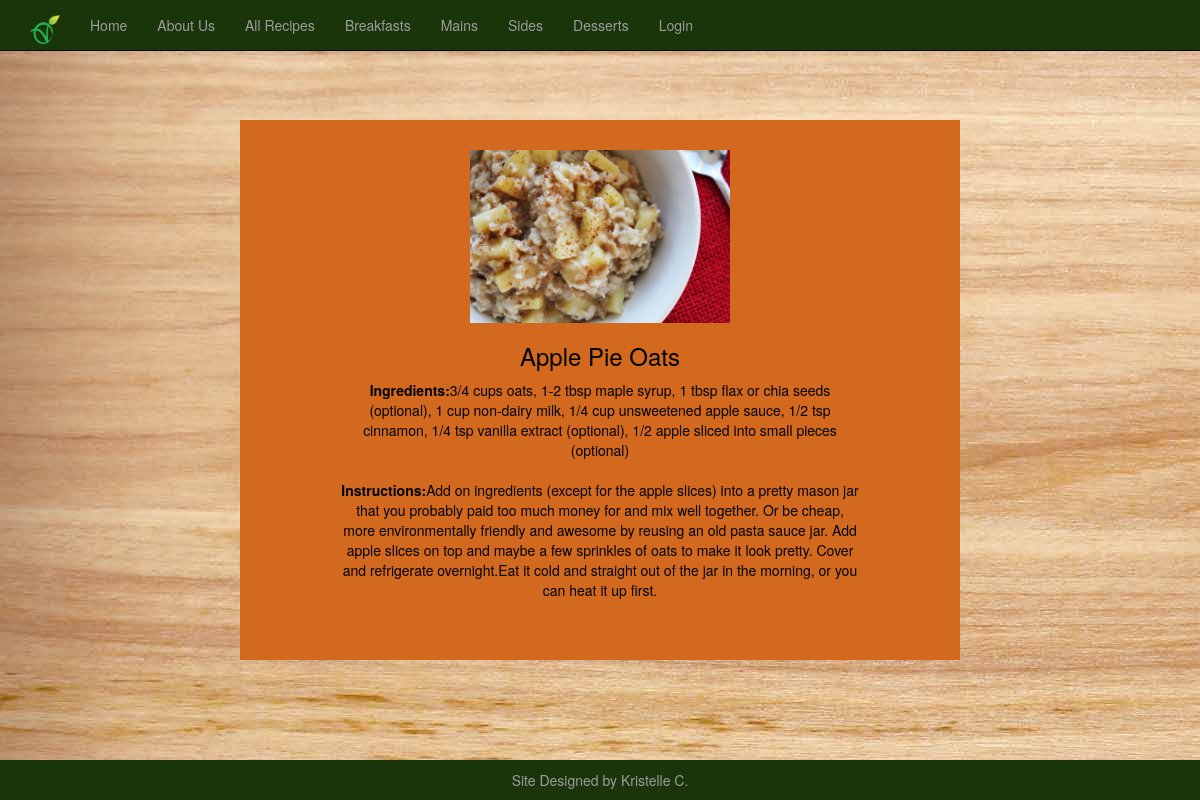
The app's page /breakfasts/applepieoats with its own data.
### tables this page shows
CREATE TABLE veganfood(title text NOT NULL, ingredients text NOT NULL, instructions text NOT NULL);

### index.py (the view)
@app.route('/')
@app.route('/breakfasts')
@app.route('/breakfasts/applepieoats')
def applepieoats():
 g.db = connect_db()
 cur = g.db.execute("select * from veganfood where title='Apple Pie Oats'")
 veganfood = [dict(title=row[0], ingredients=row[1], instructions=row[2]) for row in cur.fetchall()]
 g.db.close()
 return render_template('applepieoats.html', veganfood=veganfood), 200

### index.py (called while the page is built)
def connect_db():
 return sqlite3.connect(app.database)

### templates/applepieoats.html (shortened to what this page needs)
{% extends "base.html" %}
{%block content%}
<div class="row">
  <div class="column" style="background-color:chocolate; color:black;">
	<img src="{{ url_for('static', filename='img/applepieoats.png') }}"/>
    <p> {% for veganfood in veganfood %}
			<h3>{{ veganfood.title }} <br></h3>
			 <strong>Ingredients:</strong>{{ veganfood.ingredients }}<br><br>
			 <strong>Instructions:</strong>{{ veganfood.instructions }}<br>
	    {% endfor %}</p>
  </div>
</div>
<footer>Site Designed by Kristelle C.</footer>
 {% endblock %}

### templates/base.html (style rules this page uses)
.row { margin-right: -15px; margin-left: -15px; margin: 10% 20%; }
.column { width: 100%; padding: 30px 100px 50px; text-align: center; }
.column img { width: 50%; height: auto; }
* { box-sizing: border-box; }

### templates/applepieoats.html (style rules this page uses)
footer { clear: both; text-align: center; font-size:14px; position:fixed; right: 0; left: 0; padding: 1rem; background-color:#193509; margin-top:20px; bottom:0; color:#9d9d9d; width:100%; }

### records on screen
veganfood: title "Apple Pie Oats", ingredients "3/4 cups oats, 1-2 tbsp maple syrup, 1 tbsp flax or chia seeds (optional), 1 cup non-dairy milk, 1/4 cup unsweetened apple sauce, 1/2 tsp cinnamon, 1/4 tsp vanilla extract (optional), 1/2 apple sliced into small pieces (optional)", instructions "Add on ingredients (except for the apple slices) into a pretty mason jar that you probably paid too much money for and mix well together. Or be cheap, more environmentally friendly and awesome by reusing an old pasta sauce jar. Add apple slices on top and maybe a few sprinkles of oats to make it look pretty. Cover and refrigerate overnight.Eat it cold and straight out of the jar in the morning, or you can heat it up first."
